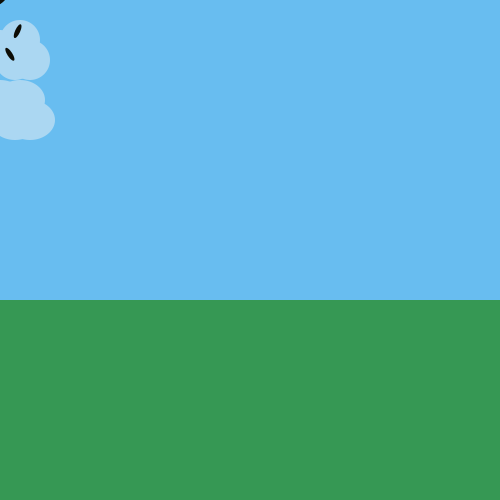
Frame 1 (no input)
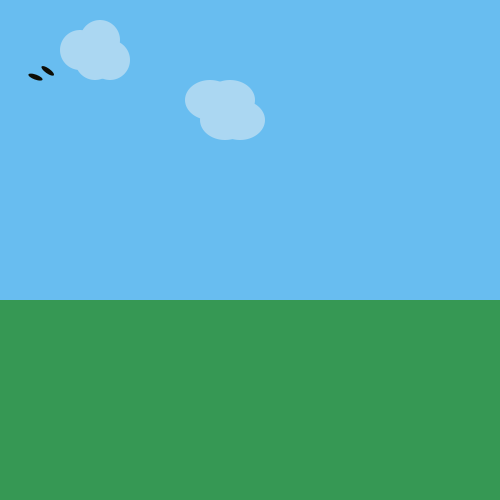
Frame 60 (the mouse pressed at the canvas centre just before this capture)
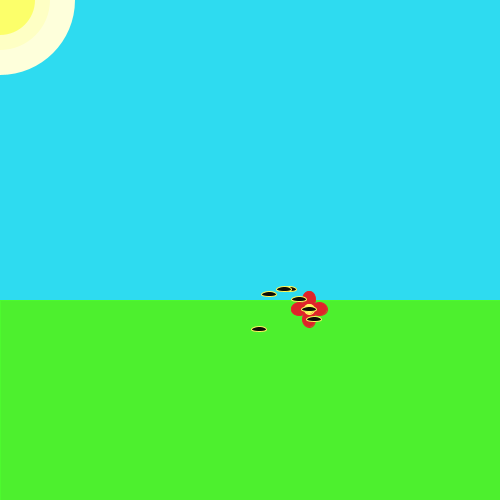
Frame 120 (the mouse held since frame 60 and released just before this capture)

The Processing sketch that drew these frames (run headless with seeded random() and noise(); from frame 60 on, the mouse is pressed at the canvas centre):

// Processing sketch: processing_39861
// ── processing_39861.pde

float beesX;
float beesY;
float moving= 0.09;
float flowerX = mouseX;
float flowerY = mouseY;
float cloudX; 
float cloudX2;

void setup () {

  //sky
  size (500, 500);
  smooth();
  background(46, 219, 240);
  stroke(77, 250, 46);
  fill(77, 240, 46);
  rect(0, 300, 500, 200);
  frameRate(25);
}

void draw() {
  background(46, 219, 240);
  stroke(77, 250, 46);
  fill(77, 240, 46);
  rect(0, 300, 500, 200);

  //flower

  stroke(230, 36, 42);
  fill(222, 36, 42);
  ellipse(mouseX+10, mouseY, 16, 13);
  ellipse(mouseX-10, mouseY, 16, 13);
  ellipse(mouseX, mouseY+10, 13, 16);
  ellipse(mouseX, mouseY-10, 13, 16);
  stroke(255, 250, 95);
  fill(255, 247, 95);
  ellipse(mouseX, mouseY, 10, 10);
  mouseX++;
  mouseY++;
  /*if (flowerX>width || flowerX<0) {
    speedX*=-1;
  }
  if (flowerY>height || flowerY<0) {
    speedY*=-1;
  } */
  //swarm of bees

  stroke(255, 250, 95);
  fill(13, 13, 6);
  float targetX = mouseX;
  float targetY = mouseY;
  beesX+= (targetX - beesX) * moving;
  beesY+= (targetY - beesY) * moving;

  ellipse(beesX, beesY, 15, 5);
  ellipse(beesX+10, beesY+10, 15, 5);
  ellipse(beesX-10, beesY-10, 15, 5);
  ellipse(beesX+15, beesY+20, 15, 5);
  ellipse(beesX-15, beesY-10, 15, 5);
  ellipse(beesX-40, beesY+30, 15, 5);
  ellipse(beesX-30, beesY-5, 15, 5);


  //sun
  noStroke();
  fill(252, 255, 106);
  ellipse(0, 0, 70, 70);



  if (mousePressed) {

    fill(254, 255, 219);
    ellipse(0, 0, 150, 150); 
    fill(254, 255, 196); 
    ellipse(0, 0, 100, 100);
    fill(252, 255, 106);
    ellipse(0, 0, 70, 70);
  } 
  else {
    background(104, 189, 240);
    fill(54, 152, 84);
    rect(0, 300, 500, 200);
    fill(171, 215, 242);
    ellipse(cloudX, 50, 40, 40);
    ellipse(cloudX+15, 60, 40, 40);
    ellipse(cloudX+20, 40, 40, 40);
    ellipse(cloudX+30, 60, 40, 40);
    ellipse(cloudX2, 100, 50, 40);
    ellipse(cloudX2+15, 120, 50, 40);
    ellipse(cloudX2+20, 100, 50, 40);
    ellipse(cloudX2+30, 120, 50, 40);
    cloudX=cloudX+10;
    cloudX2=cloudX2-5;
    if(cloudX>500) {
      cloudX=0; }
      if (cloudX2<0) {
        cloudX2=500; }
  }



  //bees
  fill(13, 13, 6);
  rotate(mouseX);
  ellipse(mouseX+50, mouseY+20, 15, 5);
  rotate(mouseY);
  ellipse(mouseX+20, mouseY-30, 15, 5);
  rotate(mouseX-10);
  ellipse(mouseX, mouseY, 15, 5);
}
